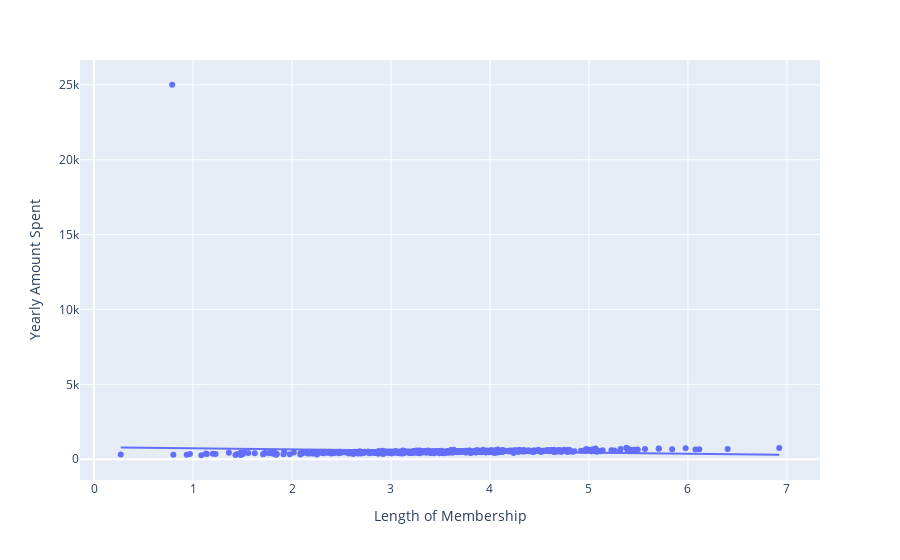

Notebook cell for this chart:
### Markdown cell above
**Create a linear model plot (using seaborn's lmplot) of  Yearly Amount Spent vs. Length of Membership. **

### Code cell
fig = px.scatter(customers, x="Length of Membership", y="Yearly Amount Spent",trendline="ols")
fig.show()

### Figure 1 — Plotly figure (JSON) as saved in the notebook; plotly's stock layout.template omitted (floating-point values rounded to 4 significant figures; data arrays with more than 128 entries replaced by an {"elided": "..."} marker saying what was removed)
{"data": [{"hovertemplate": "Length of Membership=%{x}<br>Yearly Amount Spent=%{y}<extra></extra>", "legendgroup": "", "marker": {"color": "#636efa", "symbol": "circle"}, "mode": "markers", "name": "", "orientation": "v", "showlegend": false, "type": "scatter", "x": {"elided": "500 float values"}, "xaxis": "x", "y": {"elided": "500 float values"}, "yaxis": "y"}, {"hovertemplate": "<b>OLS trendline</b><br>Yearly Amount Spent = -72.0755 * Length of Membership + 803.49<br>R<sup>2</sup>=0.004297<br><br>Length of Membership=%{x}<br>Yearly Amount Spent=%{y} <b>(trend)</b><extra></extra>", "legendgroup": "", "marker": {"color": "#636efa", "symbol": "circle"}, "mode": "lines", "name": "", "showlegend": false, "type": "scatter", "x": {"elided": "500 float values"}, "xaxis": "x", "y": {"elided": "500 float values"}, "yaxis": "y"}], "layout": {"legend": {"tracegroupgap": 0}, "margin": {"t": 60}, "xaxis": {"anchor": "y", "domain": [0, 1], "title": {"text": "Length of Membership"}}, "yaxis": {"anchor": "x", "domain": [0, 1], "title": {"text": "Yearly Amount Spent"}}}}
